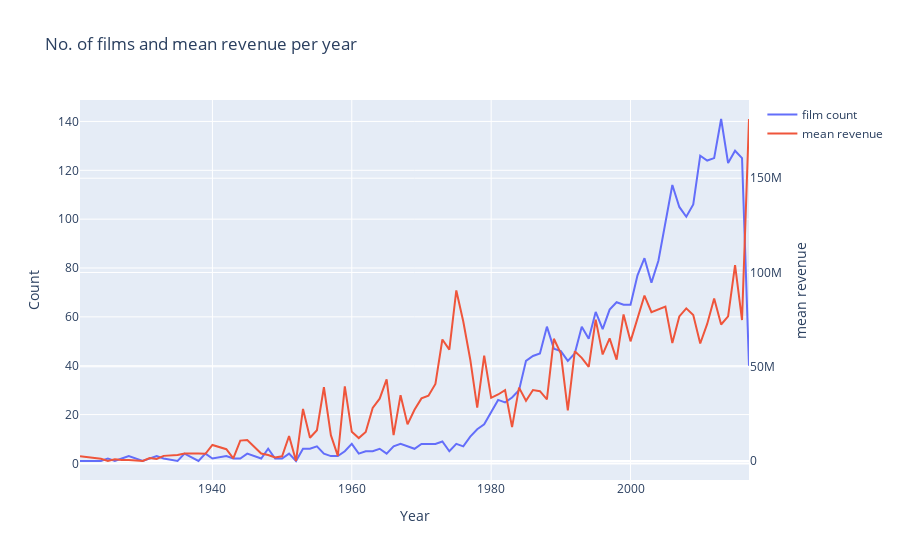

Write notebook code for a chart like this one.
### Code cell
d1=train['release_date_year'].value_counts().sort_index()
d2=train.groupby(['release_date_year'])['revenue'].mean()

data=[go.Scatter(x=d1.index,y=d1.values,name='film count'),
      go.Scatter(x=d2.index,y=d2.values,name='mean revenue',yaxis='y2')]
layout=go.Layout(dict(title='No. of films and mean revenue per year',
                      xaxis=dict(title='Year'),
                      yaxis=dict(title='Count'),
                      yaxis2=dict(title='mean revenue',
                                  overlaying='y',
                                  side='right')),
                 legend=dict(orientation="v"))



fig = dict(data = data, layout = layout)
configure_plotly_browser_state()

iplot(fig)
